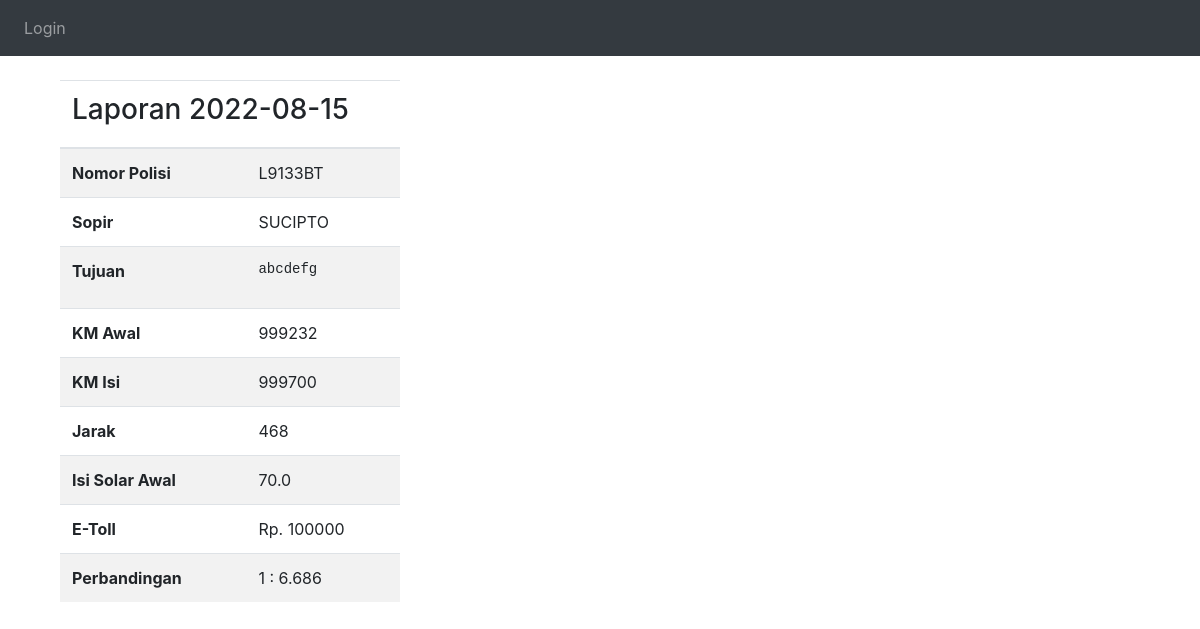
The app's page /laporan/6 with its own data.
### website/models.py (models this page shows)
class Laporan(db.Model):
    id = db.Column(db.Integer, primary_key=True)
    tanggal = db.Column(db.Date())
    nopol = db.Column(db.String(100))
    sopir = db.Column(db.String(100))
    tujuan = db.Column(db.String(500))
    km_awal = db.Column(db.Integer)
    km_isi = db.Column(db.Integer)
    solar_awal = db.Column(db.Float)
    tujuan = db.Column(db.String(500))
    e_toll = db.Column(db.Integer)
    username = db.Column(db.String(150), db.ForeignKey('user.username'))

### website/views.py (the view)
@views.route('/laporan/<int:id>')
def laporan(id):
    laporan =  Laporan.query.get_or_404(id)
    return render_template('laporan.html', user=current_user, laporan=laporan)

### website/templates/laporan.html (shortened to what this page needs)
{% extends "base.html" %} {% block title %}Detail Laporan{% endblock %}
    {% block content %}
    <article class="media content-section">
      <div class="media-body">
        <div class="article-metadata">
          <div class="col-md-4">
            <div class="content-section"><br/>
              <table class="table table-striped table-hover">
                <thead>
              <tr>
                <th colspan="2"><h3>Laporan {{ laporan.tanggal }}</h2></th>
              </tr>
            </thead>
            <tbody>
              <tr>
                <th scope="row">Nomor Polisi</th>
                <td>{{ laporan.nopol }}</td>
              </tr>
              <tr>
                <th scope="row">Sopir</th>
                <td>{{ laporan.sopir }}</td>
              </tr>
              <tr>
                <th scope="row">Tujuan</th>
                <td><pre>{{ laporan.tujuan }}</pre></td>
              </tr>
              <tr>
                <th scope="row">KM Awal</th>
                <td>{{ laporan.km_awal }}</td>
              </tr>
              <tr>
                <th scope="row">KM Isi</th>
                <td>{{ laporan.km_isi }}</td>
              </tr>
              <tr>
                <th scope="row">Jarak</th>
                <td>{{ laporan.km_isi-laporan.km_awal }}</td>
              </tr>
              <tr>
                <th scope="row">Isi Solar Awal</th>
                <td>{{ laporan.solar_awal }}</td>
              </tr>
              <tr>
                <th scope="row">E-Toll</th>
                <td>{{ 'Rp. '+ laporan.e_toll|string }}</td>
              </tr>
              <tr>
                <th scope="row">Perbandingan</th>
                <td>{% if laporan.solar_awal == 0 %}
                  {{ '0' }}
                {% else %}
                  {{ '1 : ' + '%0.3f'|format((laporan.km_isi-laporan.km_awal)/laporan.solar_awal)|float|string }}
                {% endif %}</td>
              </tr>
            </tbody>
            </table>
            </div>
        </div>
    {% endblock content %}

### records on screen
Laporan: tanggal "2022-08-15", nopol "L9133BT", sopir "SUCIPTO", tujuan "abcdefg", km_awal "999232", km_isi "999700", laporan.km_isi-laporan.km_awal "468", solar_awal "70.0", e_toll "Rp. 100000", km_isi+km_awal+solar_awal "1 : 6.686"
